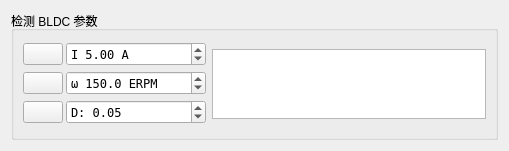
<?xml version="1.0" encoding="UTF-8"?>
<ui version="4.0">
 <class>DetectBldc</class>
 <widget class="QWidget" name="DetectBldc">
  <property name="geometry">
   <rect>
    <x>0</x>
    <y>0</y>
    <width>509</width>
    <height>151</height>
   </rect>
  </property>
  <property name="windowTitle">
   <string>Form</string>
  </property>
  <layout class="QVBoxLayout" name="verticalLayout">
   <item>
    <widget class="QGroupBox" name="groupBox">
     <property name="title">
      <string>检测 BLDC 参数</string>
     </property>
     <layout class="QHBoxLayout" name="horizontalLayout">
      <item>
       <layout class="QGridLayout" name="gridLayout">
        <property name="spacing">
         <number>3</number>
        </property>
        <item row="2" column="1">
         <widget class="QDoubleSpinBox" name="dutyBox">
          <property name="font">
           <font>
            <family>DejaVu Sans Mono</family>
           </font>
          </property>
          <property name="toolTip">
           <string>测量反电动势耦合时使用的占空比</string>
          </property>
          <property name="prefix">
           <string>D: </string>
          </property>
          <property name="suffix">
           <string/>
          </property>
          <property name="maximum">
           <double>1.000000000000000</double>
          </property>
          <property name="singleStep">
           <double>0.010000000000000</double>
          </property>
          <property name="value">
           <double>0.050000000000000</double>
          </property>
         </widget>
        </item>
        <item row="0" column="1">
         <widget class="QDoubleSpinBox" name="currentBox">
          <property name="font">
           <font>
            <family>DejaVu Sans Mono</family>
           </font>
          </property>
          <property name="toolTip">
           <string>用于带动电机旋转的电流</string>
          </property>
          <property name="prefix">
           <string>I </string>
          </property>
          <property name="suffix">
           <string> A</string>
          </property>
          <property name="maximum">
           <double>100.000000000000000</double>
          </property>
          <property name="value">
           <double>5.000000000000000</double>
          </property>
         </widget>
        </item>
        <item row="2" column="0">
         <widget class="QPushButton" name="applyButton">
          <property name="toolTip">
           <string>应用检测结果</string>
          </property>
          <property name="text">
           <string/>
          </property>
          <property name="iconSize">
           <size>
            <width>45</width>
            <height>16</height>
           </size>
          </property>
         </widget>
        </item>
        <item row="1" column="1">
         <widget class="QDoubleSpinBox" name="erpmBox">
          <property name="font">
           <font>
            <family>DejaVu Sans Mono</family>
           </font>
          </property>
          <property name="toolTip">
           <string>延迟换相模式使用的最小 ERPM 设置</string>
          </property>
          <property name="prefix">
           <string>ω </string>
          </property>
          <property name="suffix">
           <string> ERPM</string>
          </property>
          <property name="decimals">
           <number>1</number>
          </property>
          <property name="maximum">
           <double>100000.000000000000000</double>
          </property>
          <property name="value">
           <double>150.000000000000000</double>
          </property>
         </widget>
        </item>
        <item row="0" column="0">
         <widget class="QPushButton" name="helpButton">
          <property name="toolTip">
           <string>显示帮助</string>
          </property>
          <property name="text">
           <string/>
          </property>
         </widget>
        </item>
        <item row="1" column="0">
         <widget class="QPushButton" name="runButton">
          <property name="toolTip">
           <string>开始检测</string>
          </property>
          <property name="text">
           <string/>
          </property>
         </widget>
        </item>
       </layout>
      </item>
      <item>
       <widget class="QTextBrowser" name="resultBrowser">
        <property name="maximumSize">
         <size>
          <width>16777215</width>
          <height>70</height>
         </size>
        </property>
       </widget>
      </item>
     </layout>
    </widget>
   </item>
  </layout>
 </widget>
 <resources/>
 <connections/>
</ui>
